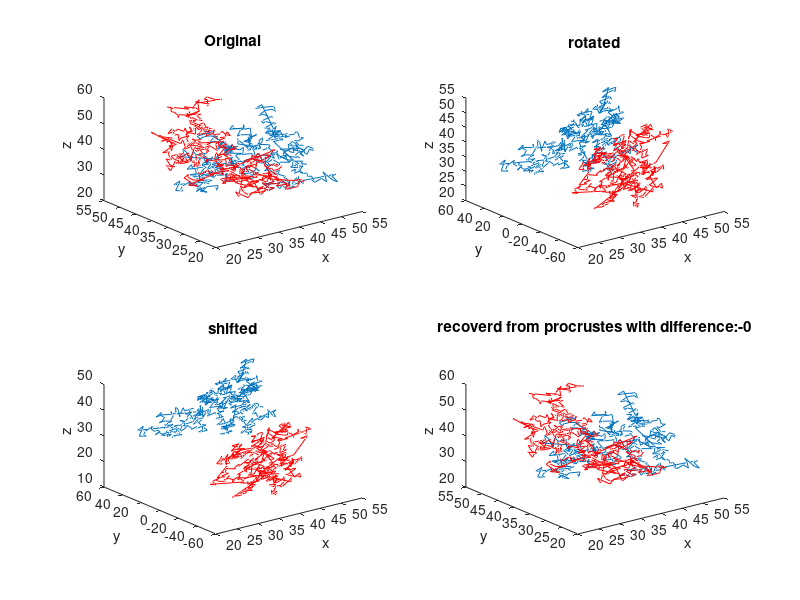

MATLAB code to generate this figure:
clear all
clc
close all
% points = 0:pi/50:10*pi;
% coords(:,3)=points(1:500);
% coords(:,1) = sin(coords(:,3));
% coords(:,2) = cos(coords(:,3));

load Protein;
points = Protein;
totalPoints=1000;
coords=points(1:totalPoints,:);
% load example1
% points=example1;
% totalPoints=500;
% coords=points(1:totalPoints,:);


pointsAlign=20;

half=((totalPoints+pointsAlign)/2);
firstHalf=coords(1:half,:);
secondHalf=coords(size(firstHalf,1)-pointsAlign+1:end,:);
% figure;
subplot(2,2,1);
plot3(firstHalf(:,1),firstHalf(:,2),firstHalf(:,3));
hold on
plot3(secondHalf(:,1),secondHalf(:,2),secondHalf(:,3),'r');
hold off
title('Original')
xlabel('x')
ylabel('y')
zlabel('z')



R=rotx(90);
secondHalf=R*secondHalf';
secondHalf=secondHalf';
subplot(2,2,2);
% figure;
plot3(firstHalf(:,1),firstHalf(:,2),firstHalf(:,3));
hold on
plot3(secondHalf(:,1),secondHalf(:,2),secondHalf(:,3),'r');
title('rotated')
hold off
xlabel('x')
ylabel('y')
zlabel('z')


Z=zeros(size(secondHalf));
Z(:,3)=10;
secondHalf=secondHalf-Z;
subplot(2,2,3);
%figure;
plot3(firstHalf(:,1),firstHalf(:,2),firstHalf(:,3));
hold on
plot3(secondHalf(:,1),secondHalf(:,2),secondHalf(:,3),'r');
title('shifted')
hold off
xlabel('x')
ylabel('y')
zlabel('z')


[d,Z,transform] = procrustes(firstHalf(half-pointsAlign+1:half,:),secondHalf(1:pointsAlign,:));
c = transform.c;
T = transform.T;
b = transform.b;

secondHalfRecover = secondHalf*T+repmat(c(1,:),size(secondHalf,1),1) ;
    

subplot(2,2,4);
%figure;
plot3(firstHalf(:,1),firstHalf(:,2),firstHalf(:,3));
hold on
plot3(secondHalfRecover(:,1),secondHalfRecover(:,2),secondHalfRecover(:,3),'r');
hold off
title(strcat('recoverd from procrustes with difference:',int2str(d)))
xlabel('x')
ylabel('y')
zlabel('z')








